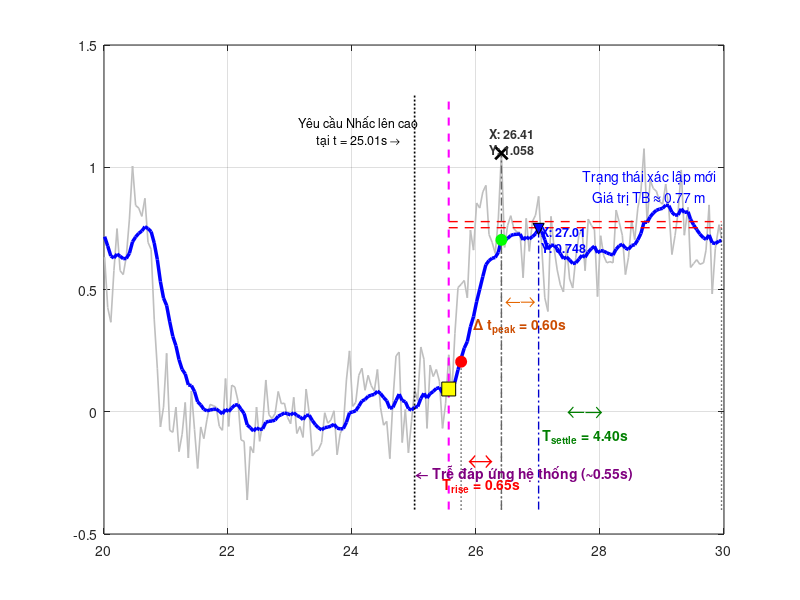

Write the MATLAB code that produced this figure. (Note: this script raises an error after producing the figure.)
clear; clc; close all;

%% 1. KHAI BÁO ĐẦY ĐỦ DỮ LIỆU CẬP NHẬT (20.01s -> 29.96s)
% Định dạng: [Thời gian, Áp suất, Tín hiệu thô, Tín hiệu Kalman, Trạng thái]
% Lưu ý: Đã loại bỏ chữ 's' ở cột thời gian để tạo ma trận số chuẩn trong MATLAB.
data = [
20.01,100461.35,0.632,0.716,0.00; 20.06,100463.81,0.426,0.678,0.00;
20.11,100464.53,0.366,0.637,0.00; 20.16,100462.00,0.577,0.629,0.00;
20.21,100459.96,0.749,0.645,0.00; 20.26,100462.00,0.577,0.636,0.00;
20.31,100462.20,0.561,0.626,0.00; 20.36,100461.32,0.635,0.627,0.00;
20.41,100459.49,0.788,0.648,0.00; 20.46,100456.91,1.005,0.695,0.00;
20.51,100458.83,0.844,0.715,0.00; 20.56,100458.95,0.833,0.730,0.00;
20.61,100459.38,0.799,0.739,0.00; 20.66,100458.47,0.873,0.757,0.00;
20.71,100460.64,0.693,0.749,0.00; 20.76,100460.99,0.664,0.737,0.00;
20.81,100463.63,0.379,0.690,0.00; 20.86,100466.77,0.178,0.623,0.00;
20.91,100469.66,-0.062,0.532,0.00; 20.96,100468.02,0.019,0.465,0.00;
21.01,100466.07,0.239,0.435,0.00; 21.06,100469.82,-0.076,0.368,0.00;
21.11,100470.22,-0.084,0.308,0.00; 21.16,100468.66,0.019,0.270,0.00;
21.21,100470.84,-0.163,0.213,0.00; 21.26,100470.00,-0.092,0.173,0.00;
21.31,100468.44,0.038,0.155,0.00; 21.36,100471.15,-0.189,0.110,0.00;
21.41,100477.88,0.085,0.107,0.00; 21.46,100469.77,-0.073,0.083,0.00;
21.51,100471.66,-0.232,0.041,0.00; 21.56,100469.66,-0.062,0.028,0.00;
21.61,100470.22,-0.110,0.010,0.00; 21.66,100469.28,-0.033,0.004,0.00;
21.71,100468.55,0.030,0.007,0.00; 21.76,100468.61,0.025,0.010,0.00;
21.81,100468.66,0.019,0.011,0.00; 21.86,100469.63,-0.060,0.002,0.00;
21.91,100469.82,-0.076,-0.009,0.00; 21.96,100467.28,0.136,0.010,0.00;
22.01,100469.60,-0.060,0.001,0.00; 22.06,100467.60,0.109,0.015,0.00;
22.11,100467.71,0.101,0.027,0.00; 22.16,100468.36,0.046,0.029,0.00;
22.21,100470.28,-0.115,0.010,0.00; 22.26,100470.33,-0.121,-0.007,0.00;
22.31,100473.22,-0.361,-0.054,0.00; 22.36,100470.58,-0.142,-0.065,0.00;
22.41,100470.90,-0.168,-0.079,0.00; 22.46,100468.66,0.019,-0.066,0.00;
22.51,100470.33,-0.121,-0.073,0.00; 22.56,100469.46,-0.047,-0.070,0.00;
22.61,100467.35,0.130,-0.043,0.00; 22.66,100469.03,-0.012,-0.039,0.00;
22.71,100469.23,-0.028,-0.038,0.00; 22.76,100468.98,-0.007,-0.034,0.00;
22.81,100467.53,0.083,-0.018,0.00; 22.86,100468.53,0.033,-0.012,0.00;
22.91,100468.47,0.035,-0.005,0.00; 22.96,100469.94,-0.023,-0.008,0.00;
23.01,100469.49,-0.049,-0.013,0.00; 23.06,100468.19,0.059,-0.004,0.00;
23.11,100468.75,-0.089,-0.015,0.00; 23.16,100469.63,-0.060,-0.021,0.00;
23.21,100470.16,-0.105,-0.032,0.00; 23.26,100467.78,0.093,-0.015,0.00;
23.31,100468.98,-0.007,-0.014,0.00; 23.36,100471.07,-0.181,-0.036,0.00;
23.41,100470.84,-0.163,-0.053,0.00; 23.46,100470.74,-0.155,-0.066,0.00;
23.51,100470.39,-0.126,-0.074,0.00; 23.56,100468.94,-0.004,-0.065,0.00;
23.61,100469.46,-0.047,-0.063,0.00; 23.66,100469.28,-0.033,-0.059,0.00;
23.71,100468.86,0.004,-0.051,0.00; 23.76,100471.01,-0.176,-0.067,0.00;
23.81,100469.96,-0.089,-0.070,0.00; 23.86,100469.66,-0.062,-0.069,0.00;
23.91,100467.35,0.130,-0.043,0.00; 23.96,100465.92,0.249,-0.004,0.00;
24.01,100468.64,0.022,-0.001,0.00; 24.06,100468.44,0.038,0.004,0.00;
24.11,100467.11,0.149,0.023,0.00; 24.16,100466.77,0.178,0.044,0.00;
24.21,100477.85,0.088,0.050,0.00; 24.26,100467.11,0.149,0.063,0.00;
24.31,100467.62,0.107,0.068,0.00; 24.36,100467.88,0.085,0.071,0.00;
24.41,100466.83,0.173,0.084,0.00; 24.46,100468.69,0.017,0.075,0.00;
24.51,100469.54,-0.055,0.058,0.00; 24.56,100469.38,-0.039,0.045,0.00;
24.61,100471.19,-0.192,0.014,0.00; 24.66,100468.36,0.046,0.018,0.00;
24.71,100466.17,0.228,0.046,0.00; 24.76,100465.99,0.244,0.072,0.00;
24.81,100470.39,-0.126,0.046,0.00; 24.86,100468.81,0.009,0.041,0.00;
24.91,100470.90,-0.168,0.013,0.00; 24.96,100469.77,-0.039,0.007,0.00;
25.01,100467.82,0.091,0.018,1.00; 25.06,100468.36,0.046,0.021,1.00;
25.11,100467.97,0.265,0.054,1.00; 25.16,100466.33,0.215,0.075,1.00;
25.21,100469.71,-0.068,0.056,1.00; 25.26,100466.60,0.191,0.074,1.00;
25.31,100467.19,0.144,0.083,1.00; 25.36,100466.83,0.173,0.095,1.00;
25.41,100467.42,0.125,0.099,1.00; 25.46,100469.71,-0.068,0.077,1.00;
25.51,100468.48,0.035,0.071,1.00; 25.56,100466.10,0.233,0.093,1.00;
25.61,100468.02,0.075,0.090,1.00; 25.66,100465.08,0.321,0.121,1.00;
25.71,100462.85,0.508,0.172,1.00; 25.76,100462.67,0.521,0.218,1.00;
25.81,100462.50,0.537,0.260,1.00; 25.86,100463.35,0.466,0.287,1.00;
25.91,100460.05,0.743,0.347,1.00; 25.96,100461.01,0.661,0.389,1.00;
26.01,100458.72,0.854,0.450,1.00; 26.06,100458.97,0.833,0.501,1.00;
26.11,100458.19,0.899,0.553,1.00; 26.16,100457.85,0.926,0.602,1.00;
26.21,100460.25,0.725,0.618,1.00; 26.26,100460.64,0.693,0.628,1.00;
26.31,100461.15,0.648,0.631,1.00; 26.36,100459.49,0.788,0.652,1.00;
26.41,100456.28,1.058,0.705,1.00; 26.46,100460.89,0.672,0.701,1.00;
26.51,100459.80,0.762,0.709,1.00; 26.56,100459.34,0.802,0.721,1.00;
26.61,100459.96,0.749,0.725,1.00; 26.66,100460.13,0.735,0.726,1.00;
26.71,100460.17,0.733,0.727,1.00; 26.76,100462.36,0.548,0.703,1.00;
26.81,100459.46,0.791,0.715,1.00; 26.86,100461.07,0.656,0.707,1.00;
26.91,100459.63,0.778,0.716,1.00; 26.96,100458.92,0.804,0.728,1.00;
27.01,100458.38,0.881,0.748,1.00; 27.06,100460.85,0.675,0.738,1.00;
27.11,100459.60,0.466,0.703,1.00; 27.16,100464.01,0.410,0.664,1.00;
27.21,100459.38,0.799,0.682,1.00; 27.26,100460.96,0.667,0.680,1.00;
27.31,100461.97,0.580,0.667,1.00; 27.36,100462.71,0.519,0.647,1.00;
27.41,100463.05,0.490,0.626,1.00; 27.46,100460.82,0.677,0.633,1.00;
27.51,100462.42,0.543,0.621,1.00; 27.56,100462.88,0.506,0.606,1.00;
27.61,100461.35,0.632,0.609,1.00; 27.66,100460.28,0.722,0.624,1.00;
27.71,100460.02,0.746,0.640,1.00; 27.76,100462.03,0.577,0.632,1.00;
27.81,100459.49,0.788,0.653,1.00; 27.86,100459.80,0.762,0.667,1.00;
27.91,100459.99,0.746,0.677,1.00; 27.96,100463.28,0.471,0.650,1.00;
28.01,100460.33,0.720,0.659,1.00; 28.06,100461.30,0.638,0.657,1.00;
28.11,100461.65,0.609,0.650,1.00; 28.16,100461.58,0.614,0.645,1.00;
28.21,100461.64,0.609,0.641,1.00; 28.26,100459.06,0.825,0.665,1.00;
28.31,100459.66,0.775,0.679,1.00; 28.36,100460.28,0.722,0.685,1.00;
28.41,100462.20,0.561,0.669,1.00; 28.46,100461.35,0.632,0.664,1.00;
28.51,100459.57,0.783,0.680,1.00; 28.56,100460.50,0.704,0.683,1.00;
28.61,100458.95,0.833,0.703,1.00; 28.66,100458.13,0.902,0.729,1.00;
28.71,100456.06,1.076,0.775,1.00; 28.76,100459.66,0.775,0.775,1.00;
28.81,100457.62,0.947,0.797,1.00; 28.86,100458.02,0.913,0.813,1.00;
28.91,100458.13,0.902,0.824,1.00; 28.96,100456.41,0.860,0.829,1.00;
29.01,100458.78,0.849,0.832,1.00; 29.06,100457.79,0.931,0.845,1.00;
29.11,100457.68,0.828,0.843,1.00; 29.16,100461.24,0.643,0.816,1.00;
29.21,100460.33,0.720,0.804,1.00; 29.26,100458.30,0.817,0.805,1.00;
29.31,100457.11,0.989,0.830,1.00; 29.36,100460.28,0.722,0.815,1.00;
29.42,100458.92,0.836,0.818,1.00; 29.46,100461.86,0.590,0.788,1.00;
29.51,100461.66,0.606,0.764,1.00; 29.56,100461.49,0.622,0.745,1.00;
29.61,100461.70,0.603,0.727,1.00; 29.67,100461.64,0.609,0.711,1.00;
29.71,100461.01,0.661,0.705,1.00; 29.76,100458.81,0.846,0.723,1.00;
29.81,100463.16,0.482,0.691,1.00; 29.86,100460.96,0.667,0.688,1.00;
29.92,100459.78,0.765,0.698,1.00; 29.96,100460.46,0.709,0.700,1.00
];

t = data(:,1);
raw = data(:,3);
kalman = data(:,4);

%% 2. TÍNH TOÁN THEO MỐC THỰC TẾ ĐÃ CẬP NHẬT (t_start_action = 25.56s)
% Dựa trên tập dữ liệu, lệnh bắt đầu thực tế nhấc lên cao ổn định từ mốc 25.56s
t_start_action = 25.56;  
idx_stable = (t >= 28.5 & t <= 29.96); % Vùng xác lập mới khi nhấc cao ổn định

final_val = mean(kalman(idx_stable)); 
base_val = mean(kalman(t < t_start_action)); 
delta = final_val - base_val;

val_10 = base_val + 0.10 * delta;
val_90 = base_val + 0.90 * delta;

t10 = t(find(kalman >= val_10 & t >= t_start_action, 1, 'first'));
t90 = t(find(kalman >= val_90 & t >= t_start_action, 1, 'first'));
t_rise = t90 - t10;

settle_band_upper = final_val + 0.02 * abs(delta);
settle_band_lower = final_val - 0.02 * abs(delta);

idx_outside = find((kalman < settle_band_lower | kalman > settle_band_upper) & t >= t_start_action);
t_settle_time = t(idx_outside(end)); 
t_settle = t_settle_time - t_start_action; 

%% 3. ĐỊNH VỊ ĐỈNH CỤC BỘ TRONG QUÁ TRÌNH QUÁ ĐỘ (25.56s -> 27.50s)
idx_transient_peak = (t >= t_start_action & t <= 27.50);
temp_t = t(idx_transient_peak);
temp_raw = raw(idx_transient_peak);
temp_kalman = kalman(idx_transient_peak);

% Tìm đỉnh cục bộ của tín hiệu Thô (Vùng vọt lố thô sớm)
[max_raw_val, idx_raw_p] = max(temp_raw);
t_peak_raw = temp_t(idx_raw_p); 

% Tìm đỉnh cục bộ của tín hiệu Kalman (Trễ sau lọc)
[max_kal_val, idx_kal_p] = max(temp_kalman);
t_peak_kalman = temp_t(idx_kal_p); 
t_peak_delay = t_peak_kalman - t_peak_raw; 

% In kết quả kiểm tra ra Command Window
fprintf('--- KẾT QUẢ ĐÁNH GIÁ ĐÁP ỨNG ĐỘNG HỌC (DỮ LIỆU MỚI) ---\n');
fprintf('Thời điểm đạt đỉnh Thô cục bộ: %.3f giây (Giá trị: %.3f)\n', t_peak_raw, max_raw_val);
fprintf('Thời điểm đạt đỉnh Lọc cục bộ: %.3f giây (Giá trị: %.3f)\n', t_peak_kalman, max_kal_val);
fprintf('=> ĐỘ TRỄ ĐỈNH THỰC TẾ (Peak Delay): %.3f giây\n', t_peak_delay);
fprintf('Thời gian tăng trưởng (Rise Time): %.3f giây\n', t_rise);
fprintf('Thời gian xác lập (Settling Time): %.3f giây\n', t_settle);
fprintf('------------------------------------------------------\n');

%% 4. VẼ ĐỒ THỊ VÀ CẤU HÌNH ĐƯỜNG NỀN ĐỒ ÁN
figure('Name', 'Danh Gia Dap Ung Kalman - Dat Xuong & Nhac Len', 'NumberTitle', 'off', 'Position', [100, 100, 1050, 650]);
plot(t, raw, 'Color', [0.75 0.75 0.75], 'LineWidth', 1.2, 'DisplayName', 'Dữ liệu thô (Raw)');
hold on;
plot(t, kalman, 'b', 'LineWidth', 2.5, 'DisplayName', 'Dữ liệu sau lọc (Kalman)');

% Vẽ đường dóng biên ổn định 2%
plot([t_start_action max(t)], [settle_band_upper settle_band_upper], 'r--', 'LineWidth', 1, 'HandleVisibility', 'off');
plot([t_start_action max(t)], [settle_band_lower settle_band_lower], 'r--', 'LineWidth', 1, 'DisplayName', 'Băng thông ổn định \pm2%');

% Vẽ đường dóng thẳng đứng tại các điểm mốc thời gian
plot([25.01 25.01], [-0.4 1.3], 'k:', 'LineWidth', 1.2, 'HandleVisibility', 'off'); 
plot([t_start_action t_start_action], [-0.4 1.3], 'm--', 'LineWidth', 1.5, 'HandleVisibility', 'off'); 
plot([t10 t10], [-0.4 val_10], 'k:', 'LineWidth', 1, 'HandleVisibility', 'off');
plot([t90 t90], [-0.4 val_90], 'k:', 'LineWidth', 1, 'HandleVisibility', 'off');
plot([t_settle_time t_settle_time], [-0.4 final_val], 'k:', 'LineWidth', 1, 'HandleVisibility', 'off');

% Đường dóng thẳng đứng tại 2 vị trí đỉnh cục bộ quá độ
plot([t_peak_raw t_peak_raw], [-0.4 max_raw_val], 'Color', [0.4 0.4 0.4], 'LineStyle', '-.', 'LineWidth', 1, 'HandleVisibility', 'off');
plot([t_peak_kalman t_peak_kalman], [-0.4 max_kal_val], 'Color', [0 0 0.8], 'LineStyle', '-.', 'LineWidth', 1, 'HandleVisibility', 'off');

% Đánh dấu điểm nút trên đồ thị bằng các Marker hình học công thức
plot(t_start_action, kalman(find(t>=t_start_action,1)), 'ks', 'MarkerSize', 10, 'MarkerFaceColor', 'y', 'DisplayName', 'Mốc hành động nhấc lên (25.56s)');
plot(t10, val_10, 'ro', 'MarkerSize', 8, 'MarkerFaceColor', 'r', 'DisplayName', 'Điểm đạt 10%');
plot(t90, val_90, 'go', 'MarkerSize', 8, 'MarkerFaceColor', 'g', 'DisplayName', 'Điểm đạt 90%');

% Đánh dấu 2 đỉnh cục bộ chính xác của Raw và Kalman
plot(t_peak_raw, max_raw_val, 'kx', 'MarkerSize', 9, 'LineWidth', 2, 'DisplayName', 'Đỉnh cục bộ Thô');
plot(t_peak_kalman, max_kal_val, 'kv', 'MarkerSize', 8, 'MarkerFaceColor', 'b', 'DisplayName', 'Đỉnh cục bộ Kalman');

% Hiển thị thông số text Data Tips trực quan ngay trên đỉnh
text(t_peak_raw - 0.2, max_raw_val + 0.05, sprintf('X: %.2f\nY: %.3f', t_peak_raw, max_raw_val), 'Color', [0.2 0.2 0.2], 'FontSize', 9, 'FontWeight', 'bold');
text(t_peak_kalman + 0.05, max_kal_val - 0.04, sprintf('X: %.2f\nY: %.3f', t_peak_kalman, max_kal_val), 'Color', 'b', 'FontSize', 9, 'FontWeight', 'bold');

%% 5. THÊM CHÚ THÍCH TRỰC QUAN (TEXT MỚI THEO TẬP DỮ LIỆU)
text(25.03, -0.25, '\leftarrow Trễ đáp ứng hệ thống (~0.55s)', 'FontSize', 10, 'Color', [0.5 0 0.5], 'FontWeight','bold');
text(24.1, 1.15, {'Yêu cầu Nhấc lên cao'; 'tại t = 25.01s \rightarrow'}, 'FontSize', 9, 'Color', 'k', 'HorizontalAlignment', 'center');

% Chú thích khoảng thời gian tăng trưởng (Rise Time)
text((t10+t90)/2, -0.2, '\leftrightarrow', 'FontSize', 18, 'Color', 'r', 'HorizontalAlignment', 'center');
text((t10+t90)/2, -0.3, ['T_{rise} = ' num2str(t_rise, '%.2f') 's'], 'FontSize', 10, 'Color', 'r', 'FontWeight', 'bold', 'HorizontalAlignment', 'center');

% Chú thích khoảng thời gian xác lập (Settling Time)
text((t_start_action+t_settle_time)/2, -0.0, '\leftarrow\rightarrow', 'FontSize', 16, 'Color', [0 0.5 0], 'HorizontalAlignment', 'center');
text((t_start_action+t_settle_time)/2, -0.1, ['T_{settle} = ' num2str(t_settle, '%.2f') 's'], 'FontSize', 10, 'Color', [0 0.5 0], 'FontWeight', 'bold', 'HorizontalAlignment', 'center');

% Chú thích độ trễ đỉnh Peak Delay cục bộ sau bộ lọc
text((t_peak_raw + t_peak_kalman)/2, 0.45, '\leftarrow\rightarrow', 'FontSize', 14, 'Color', [0.9 0.4 0], 'HorizontalAlignment', 'center');
text((t_peak_raw + t_peak_kalman)/2, 0.35, ['\Delta t_{peak} = ' num2str(t_peak_delay, '%.2f') 's'], 'FontSize', 10, 'Color', [0.8 0.3 0], 'FontWeight', 'bold', 'HorizontalAlignment', 'center');

% Trạng thái ổn định mới xác lập
text(28.8, final_val + 0.15, {'Trạng thái xác lập mới'; ['Giá trị TB \approx ' num2str(final_val, '%.2f') ' m']}, 'FontSize', 10, 'Color', 'b', 'HorizontalAlignment', 'center');

%% 6. ĐỊNH DẠNG ĐỒ THỊ CHUẨN ĐỒ ÁN / BÁO CÁO KHOA HỌC
grid on;
ax = gca; ax.GridLineStyle = ':'; ax.GridAlpha = 0.6;
title('Phân tích Đặc tính Động & Bộ lọc Kalman', 'FontSize', 13, 'FontWeight', 'bold');
xlabel('Thời gian t (giây)', 'FontSize', 11);
ylabel('Giá trị biên độ dịch chuyển (m)', 'FontSize', 11);
legend('Location', 'southeast', 'FontSize', 9);
xlim([20.0, 30.0]);  % Giới hạn trục hoành khít theo chu kỳ log dữ liệu mới
ylim([-0.4, 1.3]);   % Tăng nhẹ trần biên độ để hiển thị rõ đỉnh Raw vọt lố (1.076)
